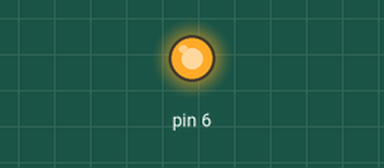
This sketch was run on a simulated Arduino Uno, built with avr-gcc and run on an emulated ATmega328P. Parts: output pins drawn as LEDs (lit = HIGH).

Above: at 5.0 s.
At 15.0 s:
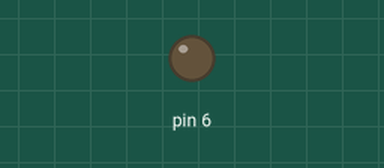
Timing chart, 0 to 26.0 s (numbered marks = the images above):
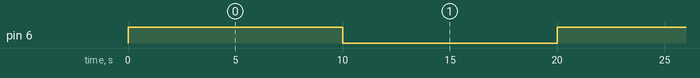

The sketch:

on_pump.ino
```cpp
void setup() {
  // put your setup code here, to run once:
  pinMode(6, OUTPUT);
  digitalWrite(6, HIGH);
}

void loop() {
  // put your main code here, to run repeatedly:
  digitalWrite(6, HIGH);
  Serial.write("kkk");
  delay(10000);
  digitalWrite(6, LOW);
  Serial.write("oooo");
  delay(10000);
}
```

Measured:
- by itself, pin 6: alternates HIGH for 10.0 s and LOW for 10.0 s
